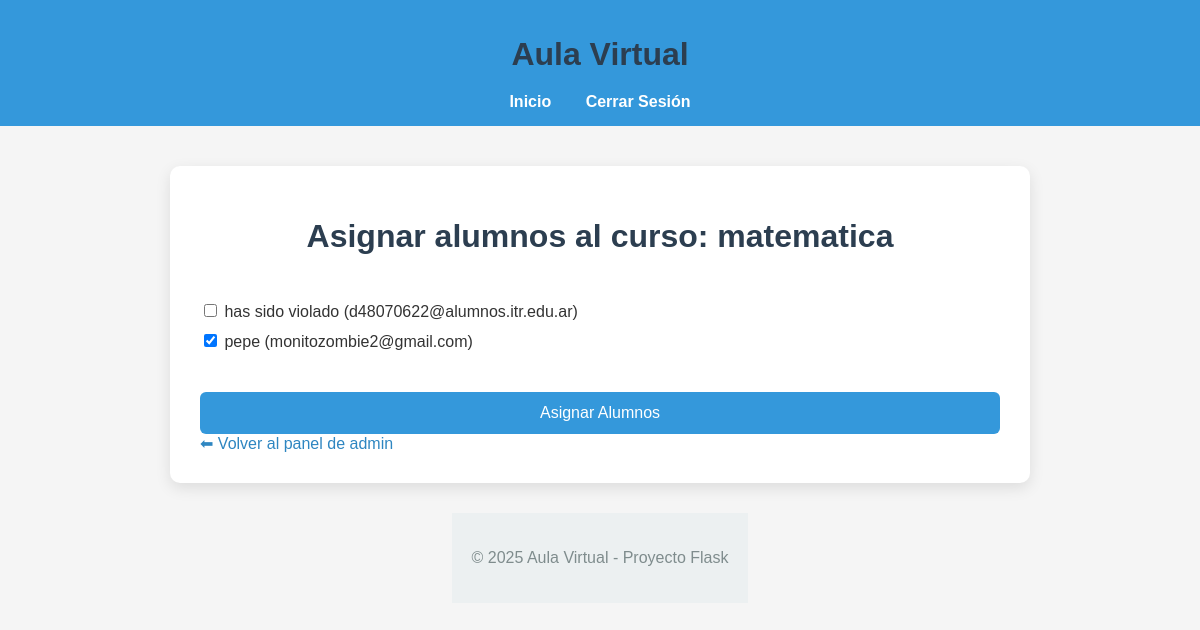
The page /curso/1/asignar_alumnos (signed in) on the database its author committed.
### app/models.py (models this page shows, shortened)
class Curso(db.Model):
    id = db.Column(db.Integer, primary_key=True)
    nombre = db.Column(db.String(255), nullable=False)
    descripcion = db.Column(db.Text, nullable=True)
    profesor_id = db.Column(db.Integer, db.ForeignKey("user.id"), nullable=False)
    archivos = db.relationship("Archivo", backref="curso", lazy=True)
    examenes = db.relationship("Examen", backref="curso", lazy=True)
    alumnos = db.relationship(
        "User",
        secondary=curso_alumno,
        backref="cursos_inscriptos",
        lazy="dynamic"
    )

class User(UserMixin, db.Model):
    id = db.Column(db.Integer, primary_key=True)
    nombre = db.Column(db.String(150))
    email = db.Column(db.String(150), unique=True)
    password = db.Column(db.String(150))
    rol = db.Column(db.String(50))  # admin, profesor, alumno
    cursos = db.relationship("Curso", backref="profesor", lazy=True)

### app/routes.py (the view)
@main.route("/curso/<int:curso_id>/asignar_alumnos", methods=["GET", "POST"])
@login_required
def asignar_alumnos(curso_id):
    curso = Curso.query.get_or_404(curso_id)
    alumnos = User.query.filter_by(rol="alumno").all()
    if request.method == "POST":
        seleccionados = request.form.getlist("alumnos_seleccionados")
        curso.alumnos = [User.query.get(int(a_id)) for a_id in seleccionados]
        db.session.commit()
        flash("Alumnos asignados correctamente.")
        return redirect(url_for("main.dashboard"))
    return render_template("asignar_alumnos.html", curso=curso, alumnos=alumnos)

### app/routes.py (called while the page is built)
@login_manager.user_loader
def load_user(user_id):
    return User.query.get(int(user_id))

### app/templates/asignar_alumnos.html
{% extends "base.html" %}
{% block content %}
<div class="container">
    <h1>Asignar alumnos al curso: {{ curso.nombre }}</h1>
    <form method="POST">
        <ul>
            {% for alumno in alumnos %}
                <li>
                    <input type="checkbox" name="alumnos_seleccionados" value="{{ alumno.id }}"
                        {% if alumno in curso.alumnos %} checked {% endif %}>
                    {{ alumno.nombre }} ({{ alumno.email }})
                </li>
            {% else %}
                <li>No hay alumnos registrados.</li>
            {% endfor %}
        </ul>
        <button type="submit">Asignar Alumnos</button>
    </form>
    <a href="{{ url_for('main.dashboard') }}">⬅ Volver al panel de admin</a>
</div>
{% endblock %}

### app/static/style.css (style rules this page uses)
body { font-family: Arial, sans-serif; margin: 0; padding: 0; display: flex; flex-direction: column; align-items: center; justify-content: flex-start; min-height: 100vh; background-color: #f5f5f5; color: #333; }
h1 { text-align: center; margin-bottom: 20px; color: #2c3e50; }
form { display: flex; flex-direction: column; gap: 15px; }
button, .button { padding: 12px; border: none; border-radius: 6px; background-color: #3498db; color: white; font-size: 16px; cursor: pointer; text-align: center; }
a { color: #2E86C1; text-decoration: none; }
ul.admin-menu, ul { list-style: none; padding-left: 0; }
ul.admin-menu li, ul li { margin: 10px 0; }

### rows shown on the page
Curso: nombre "matematica"
User: nombre "has sido violado", email "d48070622@alumnos.itr.edu.ar"
User: nombre "pepe", email "monitozombie2@gmail.com"
